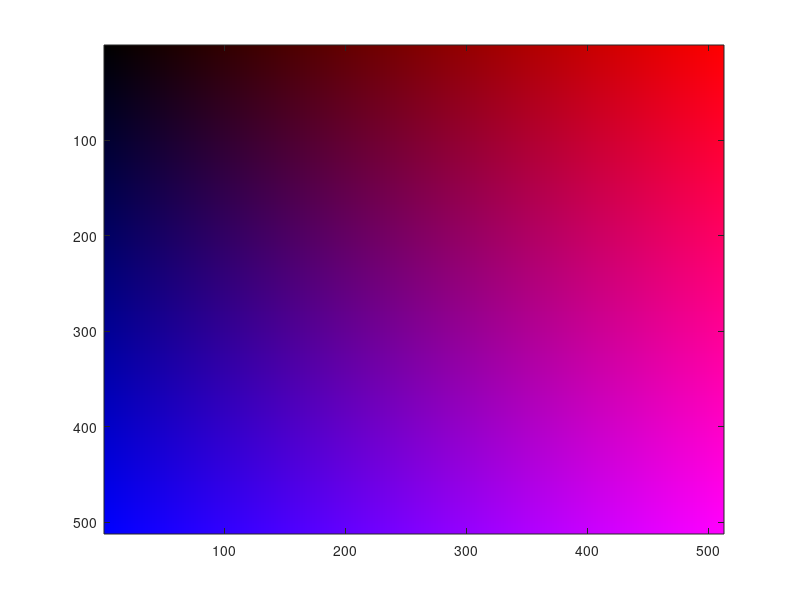

This figure's MATLAB source:

%% 2D colorbar 

c = linspace(0,1,512);              % Color range
[R, B] = meshgrid(c);
RGB = zeros(512,512,3);
RGB(:,:,1) = R;
RGB(:,:,2) = zeros(512);
RGB(:,:,3) = B;


figure, image(RGB)
